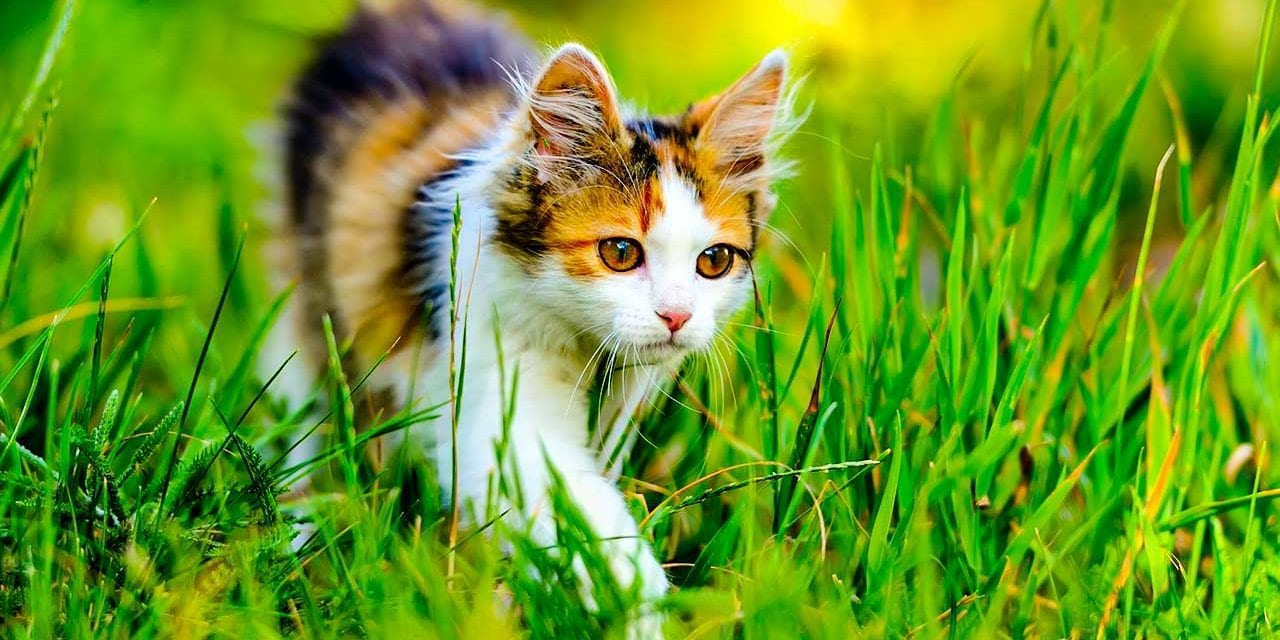
#> input picture Przetwarzanie Sygnałów i Obrazów/Sprawozdanie nr 6 z PSiO/Zadanie 10 Obraz/kot.jpg, 1280 x 640 px, found by its file name
$ python Zad6.10.py
#> lines starting #> are read from the running program, lines starting #| are printed output that depends on the picture
#> further down, photo is the input picture: shape (640, 1280, 3); mean B, G, R 35.4, 155.2, 107
### Przetwarzanie Sygnałów i Obrazów/Sprawozdanie nr 6 z PSiO/multibin.py
import cv2
import numpy as np
import bottleneck as bn


def get_nilblack_threshold(m, s, k):
    return m + k*s


def get_sauvola_threshold(m, s, k):
    R = np.amax(s)
    return m*(1 + k*(s/(R-1)))


def get_wolf_threshold(m, s, k, M):
    R = np.amax(s)
    return m + k*(s/(R-1))*(m-M)


def binarize(img, methods, resize=None, return_original=False, morph_kernel=None):
#> called with resize = (700, 400), return_original = True, morph_kernel = array of shape (3, 3)
    results = []
    if (resize):
        img = cv2.resize(img, dsize=resize, interpolation=cv2.INTER_CUBIC)
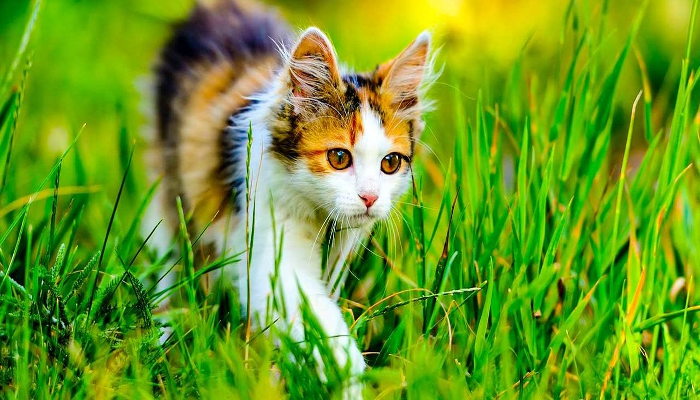
#> img: shape (400, 700, 3); mean of channels 0, 1, 2 35.5, 155.2, 107; drawn as B, G, R

    if (return_original):
        results.append(img)
    img = cv2.cvtColor(img, cv2.COLOR_BGR2GRAY)
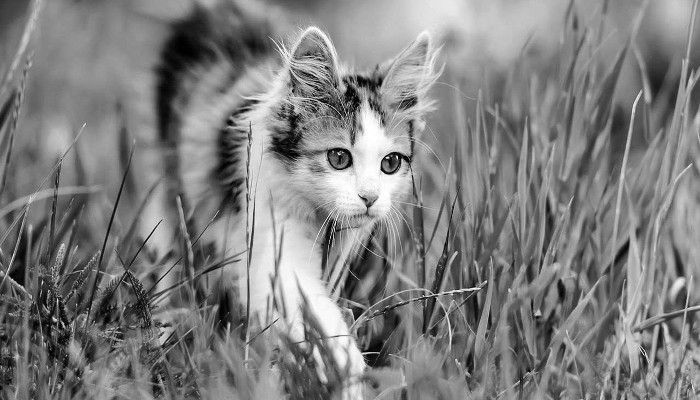
#> img: shape (400, 700); min 0, max 255, mean 127.1
    img = img/255

    for method in methods:
        binary_mask = np.zeros(img.shape)

        w = method['window_size']
        k = method['k_factor']

        m = bn.move_mean(img, window=int(w), min_count=1)
        s = bn.move_std(img, window=int(w), min_count=1)

        if (method['type'] == 'niblack'):
            T = get_nilblack_threshold(m, s, k)

        elif (method['type'] == 'sauvola'):
            T = get_sauvola_threshold(m, s, k)

        elif (method['type'] == 'wolf'):
            M = cv2.minMaxLoc(img)[0]
            T = get_wolf_threshold(m, s, k, M)

        else:
            raise ("invalid method passed! try using 'niblack', 'sauvola' or 'wolf'.")

        binary_mask = np.where(img < T, 1.0, 0.0)

        try:
            binary_mask = cv2.morphologyEx(
                binary_mask, cv2.MORPH_OPEN, morph_kernel, iterations=1)
        except:
            pass
        results.append(binary_mask)
#> after the loop, results = 1 item

    return results

### Przetwarzanie Sygnałów i Obrazów/Sprawozdanie nr 6 z PSiO/Zad6.10.py
import cv2
import multibin as mb
import utility as ut
from matplotlib import pyplot as plt
from IPython.display import display

bin_methods = [
    {
        'type': 'niblack',
        'window_size': 61,
        'k_factor': 0.2
    },
    {
        'type': 'niblack',
        'window_size': 11,
        'k_factor': 0.4
    },
    {
        'type': 'sauvola',
        'window_size': 31,
        'k_factor': 0.4
    }
]

photo = cv2.imread('kot.jpg')
plt.imshow(photo)

KERNEL = cv2.getStructuringElement(cv2.MORPH_RECT, (3, 3))
RESIZE = (700, 400)

photo = cv2.imread('kot.jpg')
plt.imshow(photo)

KERNEL = cv2.getStructuringElement(cv2.MORPH_RECT, (3, 3))
RESIZE = (700, 400)

#> (the run stopped early here; a loop or call above may not have finished)
